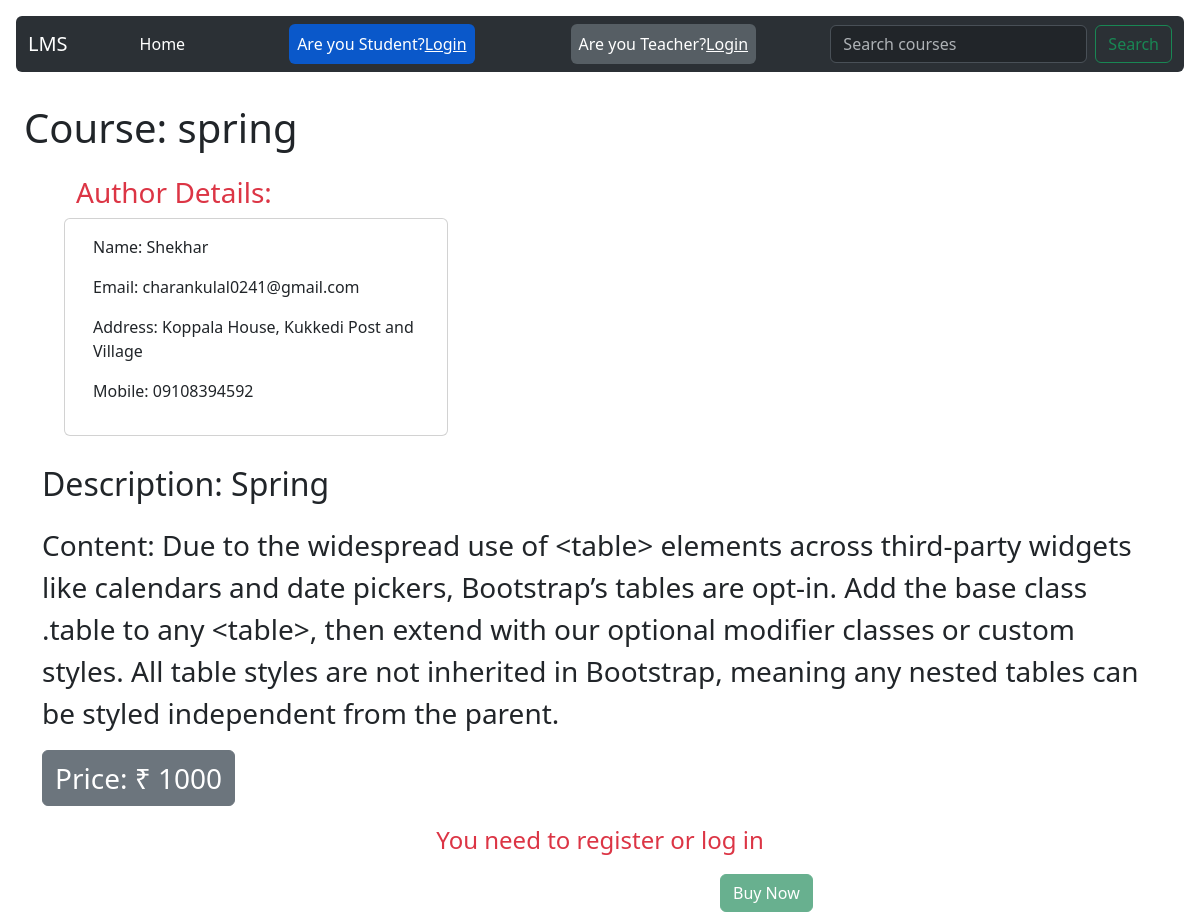
The page /course/8/ on the database as committed earlier.
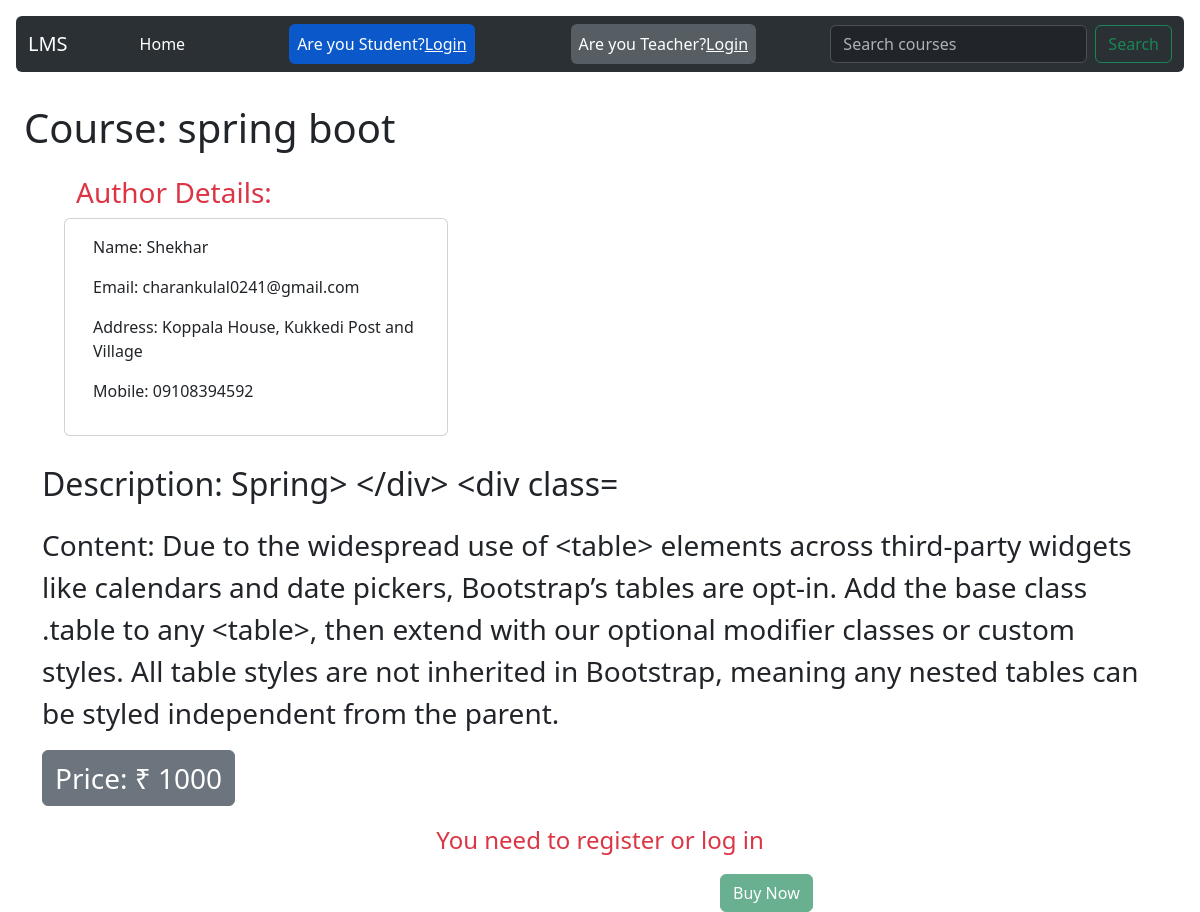
The same page on the database as committed later.
### base/models.py (models this page shows, shortened)
class Course(models.Model):
    courseName = models.CharField(max_length=200)
    teacher_id=models.ForeignKey(Teacher,on_delete=models.CASCADE)
    description=models.TextField()
    content=models.TextField()
    price=models.CharField(max_length=10)
    category=models.CharField(max_length=200)

### base/views.py (the view)
# urls.py: path('course/<str:pk>/',views.courses,name="course"),
def courses(request, pk):
    course = Course.objects.get(id=pk)
    teacher_name = course.teacher_id
    teacher = Teacher.objects.get(name=teacher_name)
    context1 = {'course': course}
    context2 = {'teacher': teacher}
    context = {**context1, **context2}
    return render(request, 'base/courses.html', context)

### base/models.py (called while the page is built)
    def __str__(self):
        return self.name

### base/templates/base/courses.html
{% extends 'main.html' %}
{% block content %}
<h1 class="m-4" style="padding-top: 5rem;">Course: {{course.courseName }}</h1>
<div class="row" style="margin-left: 4rem;">
  <h3 class="text-danger">Author Details: </h3>
<div class="card card-outline-danger" style="width: 24rem;">
    <div class="card-body">
      <p class="text">Name: {{teacher.name}}</p>
      <p class="text">Email: {{teacher.email}}</p>
      <p class="text"> Address: {{teacher.address}}</p>
      <p class="text"> Mobile: {{teacher.phone}}</p>
    </div>
  </div>
</div>
<div class="container mt-4">
  <p class="fs-2">  Description:  {{course.description}}</p>
<p class="fs-3">  Content:  {{course.content}}</p>
<p class="fs-3 btn btn-secondary">Price: &#8377; {{course.price}}</p>
</div>
<p class="text-center text-danger fs-4">You need to register or log in</p>
<div style="margin-left:45rem;">
  <button class="btn btn-success" type="button" disabled >Buy Now</button>
</div>
{% endblock content %}

Rows that differ between the two databases and show on the page:
changed Course: courseName "spring" → "spring boot"; description "Spring" → "Spring> </div> <div class="
